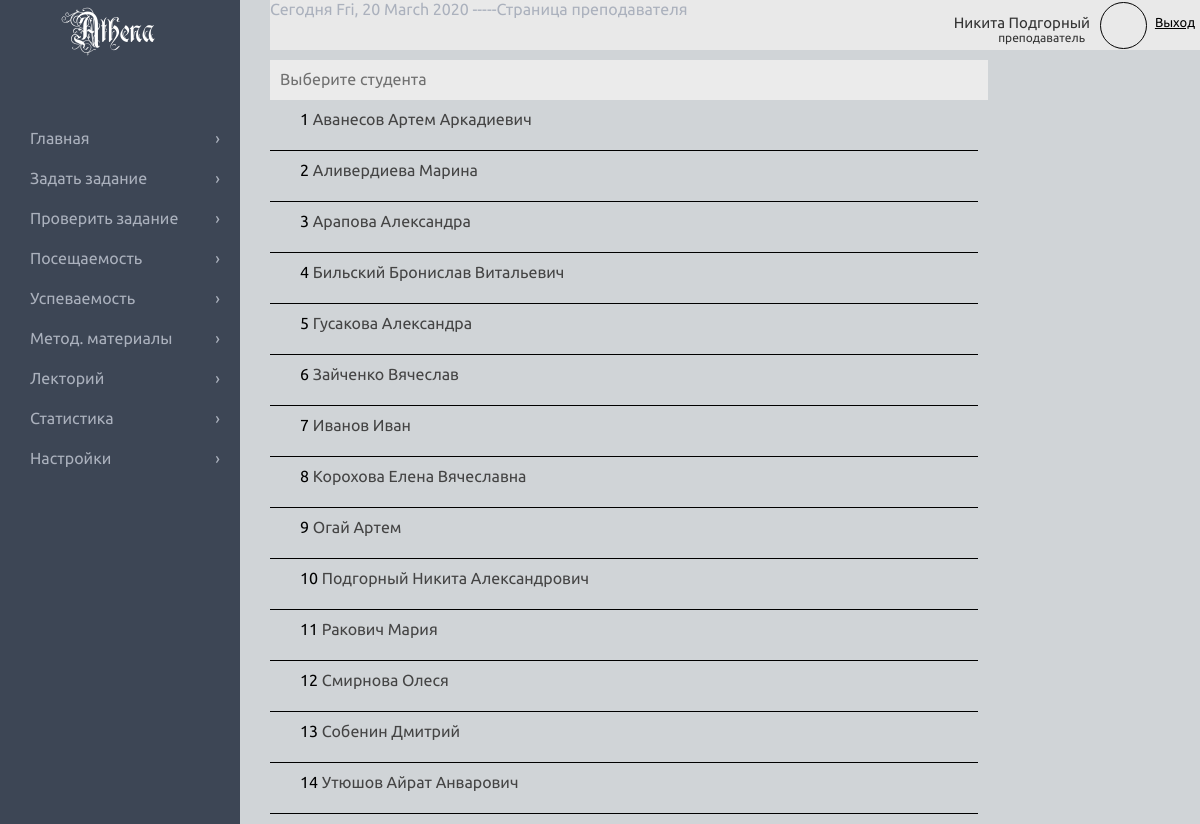
Page /teacher/group.php?group=5843566489b19 (signed in) on the committed database.
### tables this page shows
CREATE TABLE IF NOT EXISTS `userlist` (
  `n` int(11) NOT NULL,
  `id` varchar(13) NOT NULL,
  `status` varchar(10) NOT NULL,
  `login` varchar(30) NOT NULL,
  `pass` varchar(20) NOT NULL,
  `first_name` varchar(30) NOT NULL,
  `last_name` varchar(30) NOT NULL,
  `middle_name` varchar(30) NOT NULL,
  `idGR` varchar(13) NOT NULL
);

### teacher/group.php (the view, shortened to what this page needs)
<!DOCTYPE html>
<html>
<head>
  <link rel="stylesheet" type="text/css" media="all" href="css/teacher_css_tmp1.css" />
</head>
<body>
  <?php include("../blocks/db_conn.php");?>
<?php include("blocks/SitebarL_Header.php");?>
  <div class='groupe_box'>
<?php
if (isset($_GET['group'])) {$group = $_GET['group']; if ($group == '') {unset($group);} }
if(isset($group)){
  $result=mysql_query("SELECT * from userlist WHERE idGR='$group' ORDER BY last_name");
  $data=mysql_fetch_assoc($result);
  printf("<div class='title'>Выберите студента</div>");
  $i=1;
  do{
    $fio=$data['last_name']." ".$data['first_name']." ".$data['middle_name'];
    printf("<div class='group_list'>%s <a href=''>%s</a></div>",$i,$fio);
    $i++;
  }
  while ($data=mysql_fetch_assoc($result));
}
?>
  </div>
</body>
</html>

### teacher/blocks/SitebarL_Header.php (shortened to what this page needs)
<div id="sitebarL"><div id="logo">Athena</div>
    <div id="list">
      <div class="stl"><a href="index.php">Главная <span>&#8250;</a></span></div>
      <div class="stl"><a href="askjob.php">Задать задание <span>&#8250;</a></span></div>
      <div class="stl"><a href="homework.php">Проверить задание <span>&#8250;</a></span></div>
      <div class="stl"><a href="attendance.php">Посещаемость <span>&#8250;</a></span></div>
      <div class="stl"><a href="performance.php">Успеваемость <span>&#8250;</a></span></div>
      <div class="stl"><a href="methodical.php">Метод. материалы <span>&#8250;</a></span></div>
      <div class="stl"><a href="lecture.php">Лекторий <span>&#8250;</a></span></div>
      <div class="stl"><a href="analitics.php">Статистика <span>&#8250;</a></span></div>
      <div class="stl"><a href="tools.php">Настройки <span>&#8250;</a></span></div>
    </div>
</div>
<div id="header">
<?php
$login=$_SESSION['user']['login'];
$query = "SELECT first_name,last_name from userlist WHERE login='$login'";
if ($result = $mysqli->query($query)) {
    $data = $result->fetch_assoc();
}
else{echo "error-mysql->query";exit();}
?>
	<?php echo "Сегодня ".date(" D, j F Y");
		echo " -----Страница преподавателя";
	?>
	<div id="head_accaunt">
		<p>
			<span class="name"><? echo $data['first_name']." ".$data['last_name'];?></span>
			<br>
			<span class="status">преподаватель</span>
		</p>
		<a id="exit" href="../">Выход</a>
		<div id="avatar"></div>
	</div>
</div>

### teacher/css/teacher_css_tmp1.css (style rules this page uses)
html { background-color: #D0D3D8; background-color: #e0e0e0; background-color: #D0D4D7; color:#ABB1BD; min-width: 1065px; }
body { margin: 0 auto; font-family: Ubuntu, 'Arial', cursive; }
p { margin: 0; }
#logo { font-size: 30px; margin: 20px 70px; font-family: Rurintania, 'Arial', cursive; color: white; }
#sitebarL { position: fixed; width:20%; min-width: 210px; height:100%; background-color: #3D4655; }
#sitebarL #list { margin-top: 70px; }
#sitebarL #list .stl { height: 30px; font-size: 16px; padding-left: 30px; padding-top: 10px; }
#sitebarL #list .stl a { color: #ABB1BD; text-decoration: none; }
#sitebarL #list .stl span { float: right; margin-right: 20px; }
#header { height:50px; margin-left: 22.5%; background-color: #E9E9E9; }
#head_accaunt { width: 300px; font-size: 10px; float: right; }
#head_accaunt p { width: 190px; float: left; text-align: right; padding-right: 10px; color:#333; padding-top: 14px; }
#head_accaunt p span.name { font-size: 15px; }
#head_accaunt p span.status { font-size: 12px; padding-right: 5px; }
#head_accaunt #exit { float: right; margin: 15px 5px 0 0; font-size: 13px; color: black; text-decoration: underline; }
#head_accaunt #avatar { width: 45px; height: 45px; border-radius: 45px; border: 1px solid black; margin-left: 200px; margin-top: 2px; }
.groupe_box { width: 59%; margin-left: 22.5%; padding-bottom: 10px; }
.groupe_box .title { width: 100%; height: 30px; background-color: #EBEBEB; color: #707070; font-size: 16px; padding: 10px 0 0 10px; margin-top: 10px; }
.groupe_box .group_list { height: 30px; padding: 10px 0; border-bottom:1px solid black; color:black; padding-left: 30px; }
.groupe_box .group_list a { color: #444; text-decoration: none; }

### rows in the picture
userlist: first_name "Никита", last_name "Подгорный", fio "Подгорный Никита Александрович"
userlist: fio "Аванесов Артем Аркадиевич"
userlist: fio "Аливердиева Марина"
userlist: fio "Арапова Александра"
userlist: fio "Бильский Бронислав Витальевич"
userlist: fio "Гусакова Александра"
userlist: fio "Зайченко Вячеслав"
userlist: fio "Иванов Иван"
userlist: fio "Корохова Елена Вячеславна"
userlist: fio "Огай Артем"
userlist: fio "Ракович Мария"
userlist: fio "Смирнова Олеся"
userlist: fio "Собенин Дмитрий"
userlist: fio "Утюшов Айрат Анварович"
